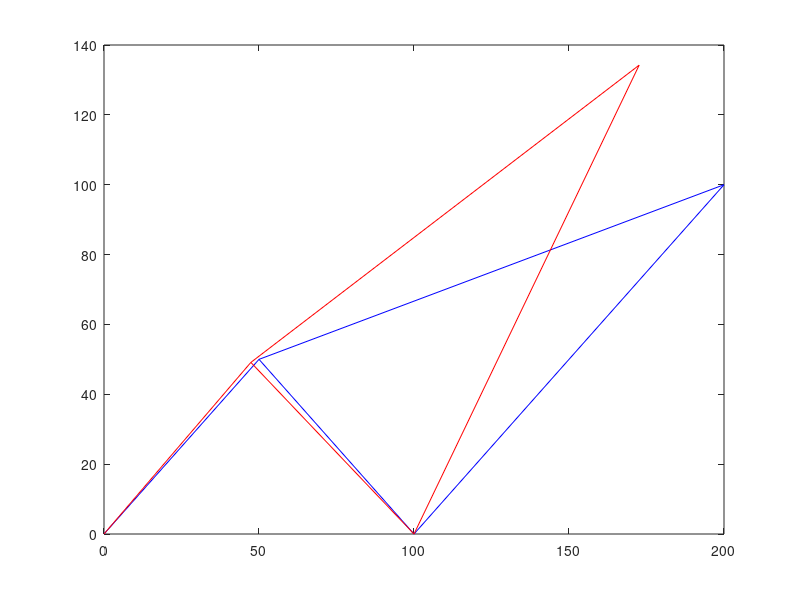

This figure's MATLAB source:
% 2D truss program                                                            
% this program solves the 2D truss problems using Finite Element Method (FEM)                                        
% Copyright Farzad Mohebbi
% created by Farzad Mohebbi April 2018  
% https://www.researchgate.net/profile/Farzad_Mohebbi
% see attached PDF file for more details
% This is a free program. 
% This program is distributed in the hope that it will be useful, but WITHOUT ANY WARRANTY.
% This program can be modified based on user requirements.
clc
clear all % clear memory
close all
%tic       % starts a stopwatch timer
% elements nodes
ele_nod=[1 3;3 2;3 4;2 4];
%number of elements
num_ele=size(ele_nod,1);
%number of nodes
num_nod =4;
% nodes coordinates
nod_coor=[0 0;100 0;50 50;200 100];
% elements degree of freedom (DOF) 
ele_dof=[1 2 5 6;5 6 3 4;5 6 7 8;3 4 7 8];
% A, E, L are cross sectional area, Young's modulus, length of elements,respectively.
A = [2; 2; 1; 1];
E = 2e06;
% initial zero matrix for all matrices
displacement=zeros(2*num_nod,1);
force=zeros(2*num_nod,1);
stiffness=zeros(2*num_nod);
%applied loads at DOFs
force(8) = -1e03;
force(7) = -1e05;
%Boundary conditions
displacement (1,1)=0.0;
displacement (2,1)=0.0;
displacement (3,1)=0.0;
displacement(4,1) = 0.0;
% computation of the system stiffness matrix
for e=1:num_ele
 L(e)=sqrt((nod_coor(ele_nod(e,2),1)-nod_coor(ele_nod(e,1),1))^2+...
      (nod_coor(ele_nod(e,2),2)-nod_coor(ele_nod(e,1),2))^2);
 C=(nod_coor(ele_nod(e,2),1)-nod_coor(ele_nod(e,1),1))/L(e);
 S=(nod_coor(ele_nod(e,2),2)-nod_coor(ele_nod(e,1),2))/L(e);
 k=(A(e)*E/L(e)*[C*C C*S -C*C -C*S;C*S S*S -C*S -S*S;...
   -C*C -C*S C*C C*S; -C*S -S*S C*S S*S]);
   
% extract the rows of ele_dof (for each element e)
ele_dof_vec=ele_dof(e,:);
    for i=1:4
        for j=1:4
  stiffness(ele_dof_vec(1,i),ele_dof_vec(1,j))=...
  stiffness(ele_dof_vec(1,i),ele_dof_vec(1,j))+k(i,j);
        end
    end
end
% known force array
known_f_a=[5;6;7;8];
for i=1:size(known_f_a,1)
   dis_new(i,1)=displacement(known_f_a(i,1),1);
   force_new(i,1)=force(known_f_a(i,1),1);
end
for i=1:size(known_f_a,1)
    for j=1:size(known_f_a,1)
    stiff_new(i,j)=stiffness(known_f_a(i,1),known_f_a(j,1));
    end
end
% solving the partitioned matrix 
dis_new= stiff_new \ force_new;
for i=1:size(known_f_a,1)
  displacement(known_f_a(i,1),1)=dis_new(i,1);
end
% undeformed truss plot
for e=1:num_ele
    x=[nod_coor(ele_nod(e,1),1) nod_coor(ele_nod(e,2),1)];
    y=[nod_coor(ele_nod(e,1),2) nod_coor(ele_nod(e,2),2)];
plot(x,y,'b')
hold on
end
% known dicplacement array
known_dis_a=[1;2;3;4];
for i=1:size(known_dis_a,1)
    force(known_dis_a(i,1),1)=stiffness(known_dis_a(i,1),:)...
    *displacement;
end
% stress in elements
for e=1:num_ele
 L(e)=sqrt((nod_coor(ele_nod(e,2),1)-nod_coor(ele_nod(e,1),1))^2+...
      (nod_coor(ele_nod(e,2),2)-nod_coor(ele_nod(e,1),2))^2);
 C=(nod_coor(ele_nod(e,2),1)-nod_coor(ele_nod(e,1),1))/L(e);
 S=(nod_coor(ele_nod(e,2),2)-nod_coor(ele_nod(e,1),2))/L(e);
 stress(e)=(E/L(e))*[-C -S C S]*displacement((ele_dof(e,:))');
end
disp('stiffness')
stiffness
disp('displacement')
displacement
disp('force')
force
disp('stress')
stress'
k=0;
for i=1:4
    for j=1:2
    k=k+1;
    nod_coor_def(i,j)=nod_coor(i,j)+displacement(k,1);
    end
end
% deformed truss plot
for e=1:num_ele
    x=[nod_coor_def(ele_nod(e,1),1) nod_coor_def(ele_nod(e,2),1)];
    y=[nod_coor_def(ele_nod(e,1),2) nod_coor_def(ele_nod(e,2),2)];
plot(x,y,'r')
hold on
end
%toc